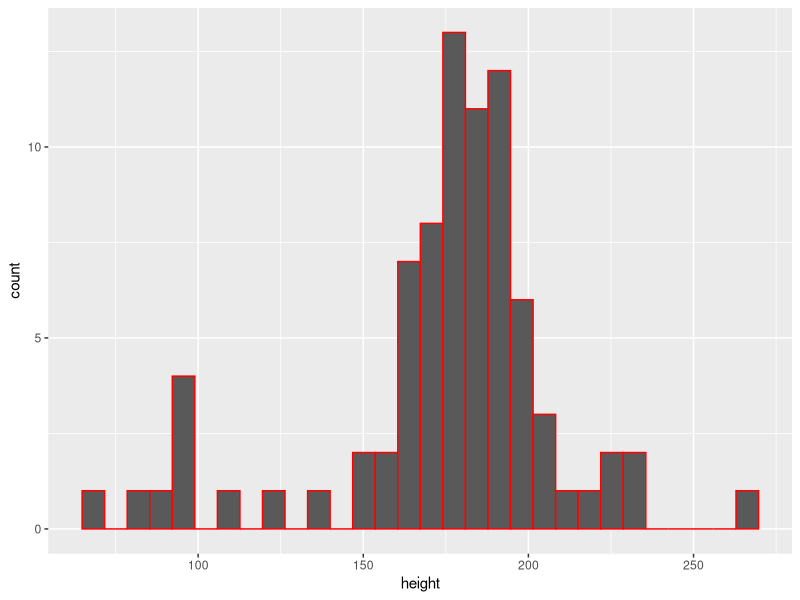
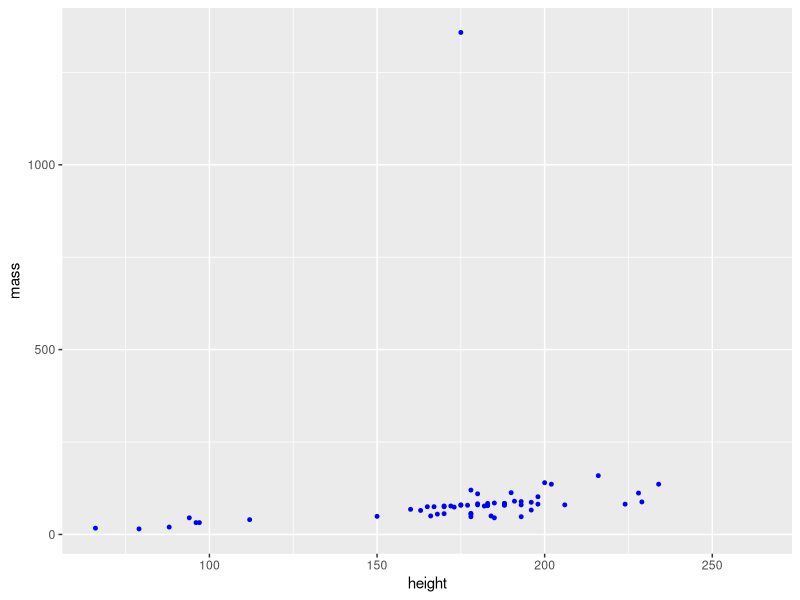

These charts were generated, in order, by the following R code:
## ---- chunk 1
library(tidyverse)
## ---- chunk 2
head(starwars)
## ---- chunk 3
dim(starwars)
## ---- chunk 4
ggplot(data = starwars, aes(x=height)) +
  geom_histogram(colour ="red")
## ---- chunk 5
#always check render to see if warnings etc. show up when rendered 
ggplot(data = starwars, aes(x = height, y = mass)) +
  geom_point(colour = "blue",size = 1)
## ---- chunk 6
#have mising or unknown values in vector default is to say i dont know value (use na.rm)
mean_height <- mean(starwars$height, na.rm =TRUE)
mean_height
## ---- chunk 7
sd_height <- sd(starwars$height, na.rm =TRUE)
sd_height
